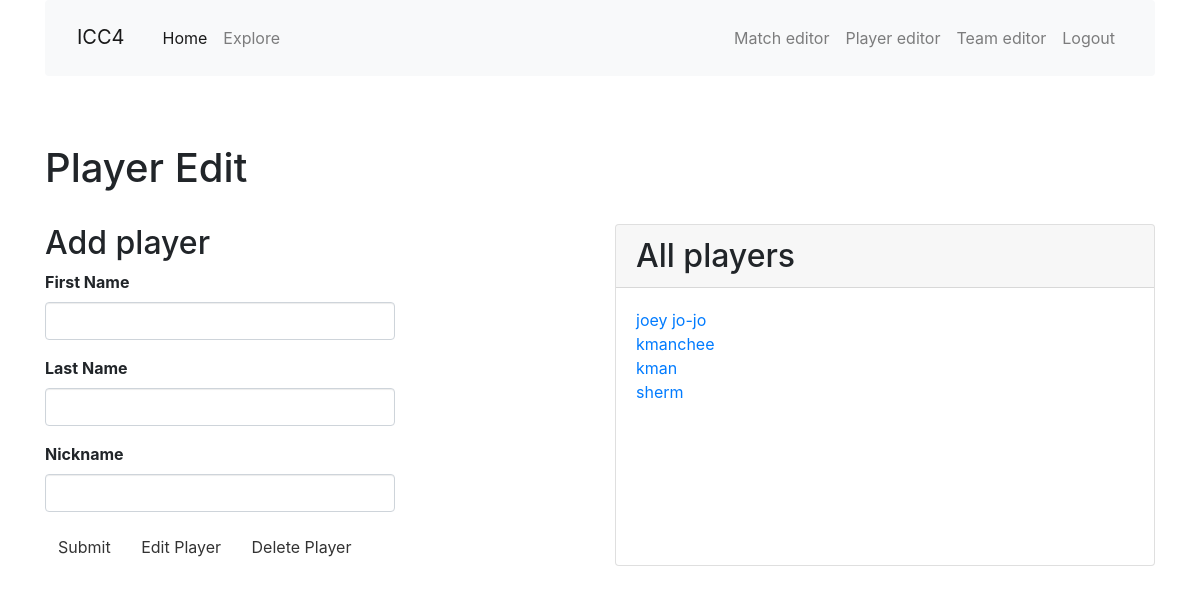
The app's page /player_edit, older data.
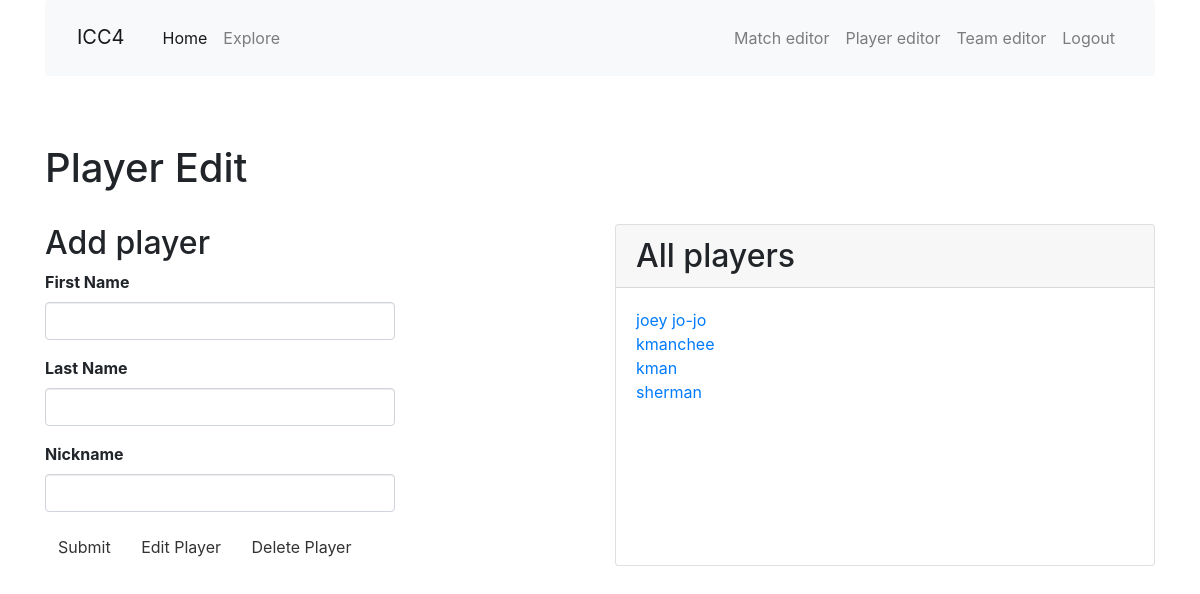
The same page, newer data.
### app/models.py (models this page shows, shortened)
class Player(db.Model):
    id = db.Column(db.Integer, primary_key=True)
    nickname = db.Column(db.String(64), index=True, unique=True)
    first_name = db.Column(db.String(64), index=True)
    last_name = db.Column(db.String(64), index=True)
    games = association_proxy('games_association', 'game')

### app/main/routes.py (the view, shortened to what this page needs)
@bp.route('/player_edit',  methods=['GET', 'POST'], defaults={'nickname': None})
@bp.route('/player_edit/<nickname>',  methods=['GET', 'POST'])
def player_edit(nickname):
    player = Player.query.filter_by(nickname=nickname).first()
    form = EditPlayerForm(obj=player)
    all_players = Player.query.all()
    if  form.submit_delete.data and player is not None:
        db.session.delete(player)
        db.session.commit()
        flash('Player {} ({} {}) deleted!'.format(
            player.nickname, player.first_name, player.last_name), 'danger')
        return redirect(url_for('main.player_edit'))
    return render_template('edit_player.html', title='Player Editor',
        form=form, player=player, all_players=all_players)

### app/main/forms.py (shortened to what this page needs)
class EditPlayerForm(FlaskForm):
    first_name = StringField('First Name', validators=[DataRequired()])
    last_name = StringField('Last Name', validators=[DataRequired()])
    nickname = StringField('Nickname')
    submit_new = SubmitField('Submit')
    submit_edit = SubmitField('Edit Player')
    submit_delete = SubmitField('Delete Player')
    def __init__(self, *args, **kwargs):
        super().__init__(*args, **kwargs)
        self.original_nickname = self.nickname

### app/templates/edit_player.html
{% extends "base.html" %}
{% import 'bootstrap/wtf.html' as wtf %}
{% block app_content %}
  <h1>Player Edit</h1>
  <br>
  <div class="row">
    <div class="col-md-4"><h2>Add player</h2>
      {{ wtf.quick_form(form, button_map={'submit':'primary'}) }}
    </div>
    <div class="col-md-2">  </div>
    <div class="col-md-6">
      <div class="card h-100">
        <h2 class="card-header">All players</h2>
        <div class="card-body">
          <ul class="list-unstyled">
          {% for p in all_players %}
          <li><a href="{{ url_for('main.player_edit', nickname=p.nickname) }}">{{ p.nickname }}</a></li>
          {% endfor %}
          </ul>
        </div>
      </div>
    </div>
  </div>
{% endblock %}

Row changes from the older to the newer data that the page shows:
changed Player: nickname "sherm" → "sherman"
